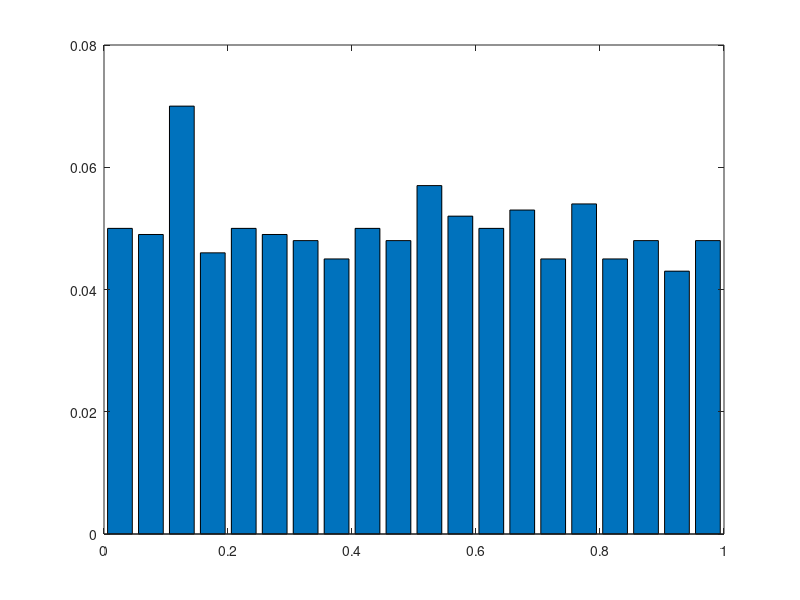

The MATLAB source for this figure:
%   jeff gray
%   01.24.2016
%   nesc5330
%   lab1
%   file: 'histogramTutorial.m'

%   description: copy of code used to walkthrough tutorial instructions

function histogramTutorial

data = rand(1,1000); %creating random values in 1D vector
[bin_values, bin_position] = hist(data, 20); %calling hist() to populate new variables
bar(bin_values); %create bar graph with bad x-labels
bar(.025: .05: .975, bin_values); %create bar with better x-labels and offset
total_count = sum(bin_values); %equals 1000!
bar(bin_position, bin_values/total_count); %relative frequency histogram